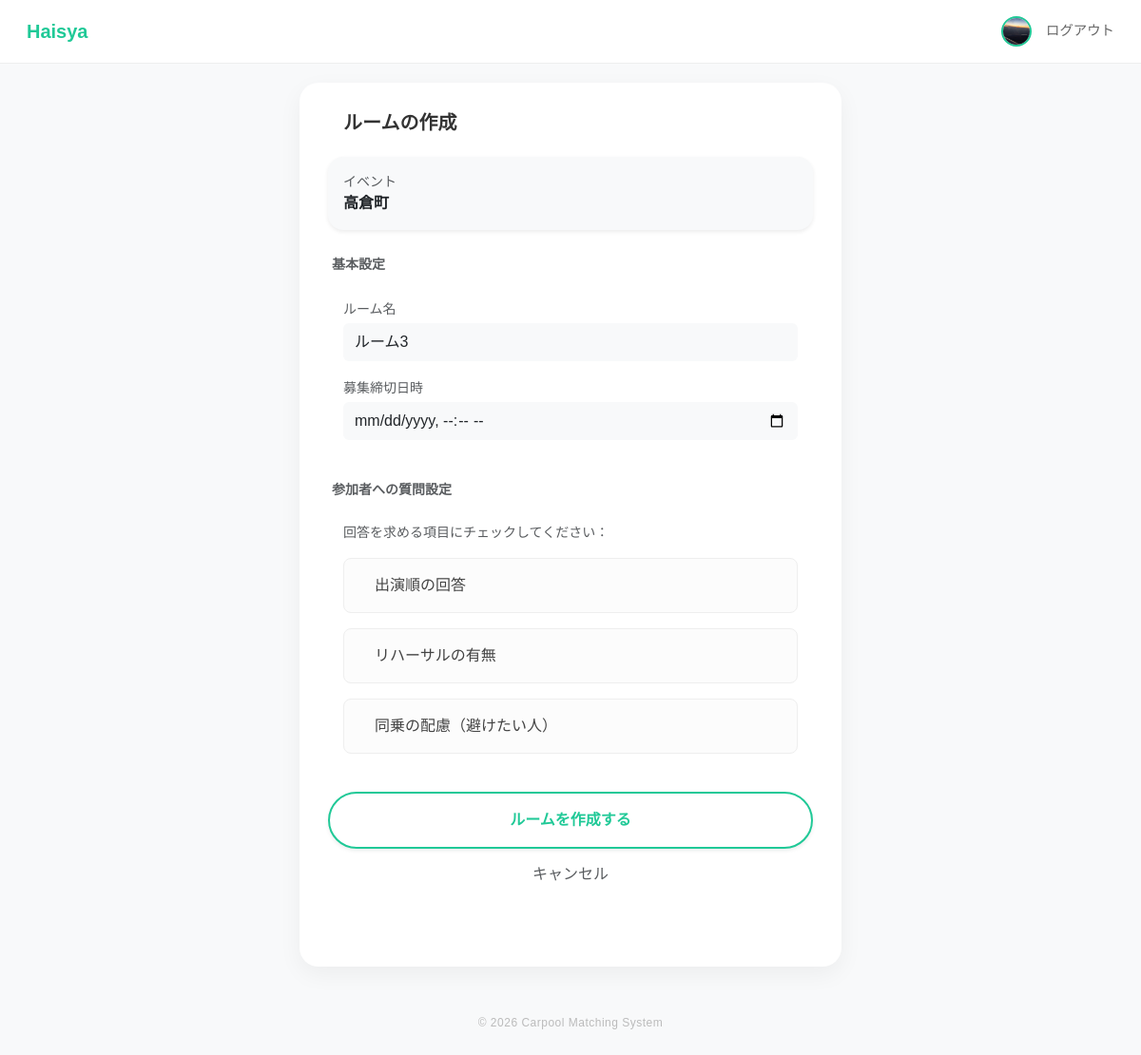
The app's page /rooms/create/6 (signed in), older data.
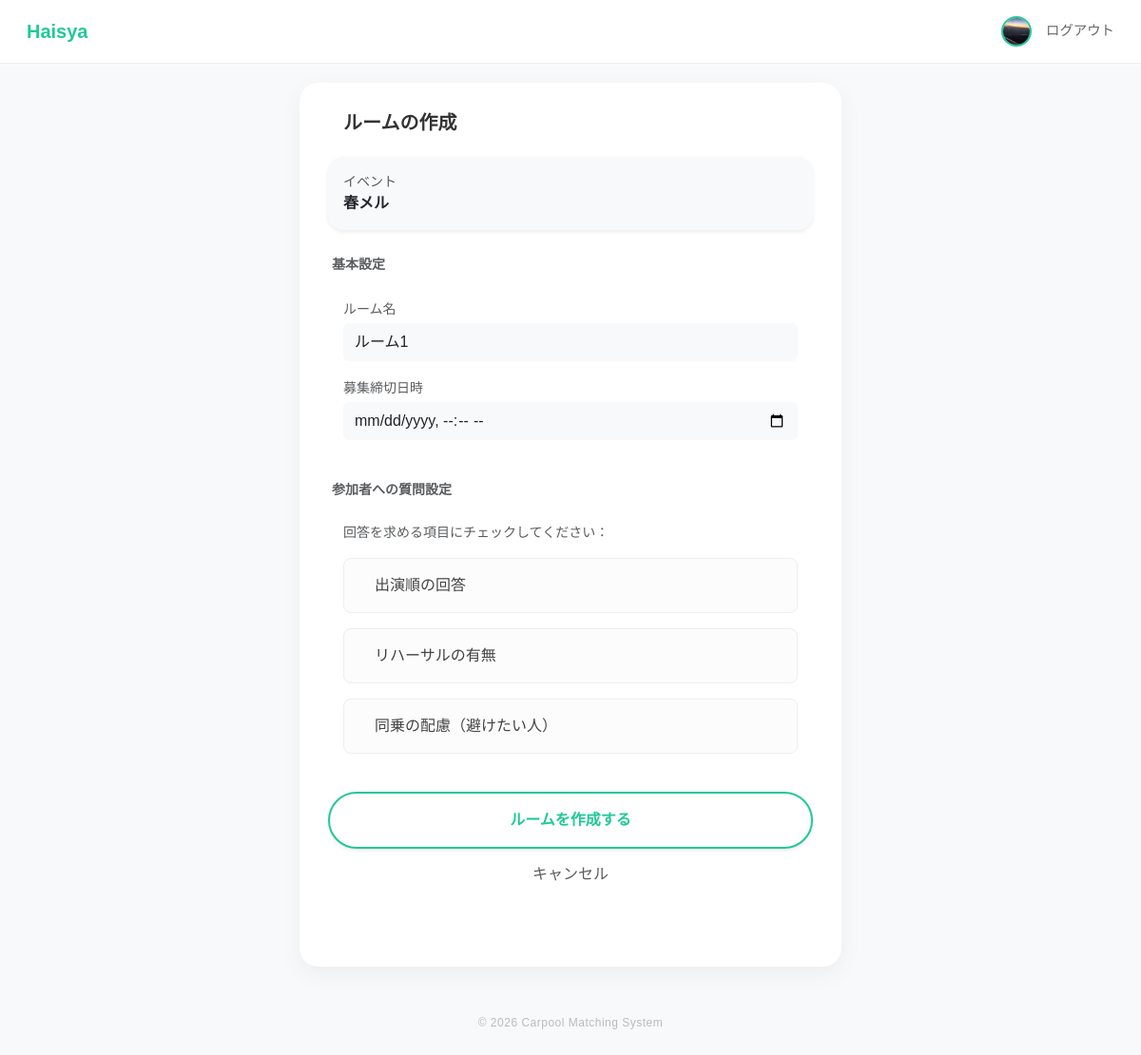
The same page, newer data.
### app/models/event.py (models this page shows, shortened)
class Event(db.Model):
    __tablename__ = 'events'
    id = db.Column(db.Integer, primary_key=True)
    title = db.Column(db.String(100), nullable=False)
    group_id = db.Column(db.Integer, db.ForeignKey('groups.id'), nullable=True)
    location = db.Column(db.String(200))
    start_time = db.Column(db.DateTime, nullable=False)
    end_time = db.Column(db.DateTime)
    join_code = db.Column(db.String(10), unique=True, nullable=False)
    needs_car = db.Column(db.Boolean, default=True)
    created_by = db.Column(db.Integer, db.ForeignKey('users.id'), nullable=False)
    created_at = db.Column(db.DateTime, default=datetime.utcnow)
    creator = db.relationship("User", backref=db.backref("created_events", lazy=True))
    rooms = db.relationship(
        "Room",
        backref="event",
        lazy=True,
        cascade="all, delete-orphan"
    )

### app/rooms/routes.py (the view, shortened to what this page needs)
@rooms_bp.route('/create/<int:event_id>', methods=['GET', 'POST'])
@login_required
def create_room(event_id):
    event = Event.query.get_or_404(event_id)
    current_room_count = Room.query.filter_by(event_id=event_id).count()
    next_room_num = current_room_count + 1
    return render_template('create_room.html', event=event, next_room_num=next_room_num)

### app/models/user.py (called while the page is built)
@login_manager.user_loader
def load_user(user_id):
    return User.query.get(int(user_id))

### app/templates/create_room.html (shortened to what this page needs)
{% extends "layout.html" %}
{% block content %}
<div class="d-flex align-items-center mb-4">
    <h5 class="fw-bold mb-0">ルームの作成</h5>
</div>
<div class="main-card border-0 shadow-sm mb-4 bg-light p-3 rounded-4">
    <div class="small text-muted">イベント</div>
    <div class="fw-bold text-dark">{{ event.title }}</div>
</div>
<form action="{{ url_for('rooms.create_room', event_id=event.id) }}" method="POST">
    <div class="mb-4">
        <label class="form-label small fw-bold text-muted px-1">基本設定</label>
        <div class="main-card shadow-none border-0 bg-white p-3 shadow-sm rounded-4">
            <div class="mb-3">
                <label class="small text-muted mb-1">ルーム名</label>
                <input type="text" name="car_name" class="form-control border-0 bg-light py-2"
                    placeholder="例: ルーム{{ next_room_num }}"
                    value="ルーム{{ next_room_num }}">
            </div>
            <div class="mb-0">
                <label class="small text-muted mb-1">募集締切日時</label>
                <input type="datetime-local" name="deadline" class="form-control border-0 bg-light py-2" required>
            </div>
        </div>
    </div>
    <div class="mb-4">
        <label class="form-label small fw-bold text-muted px-1">参加者への質問設定</label>
        <div class="main-card shadow-none border-0 bg-white p-3 shadow-sm rounded-4">
            <p class="small text-muted mb-3">回答を求める項目にチェックしてください：</p>
            <div class="d-flex flex-column gap-3">
                <div class="custom-option">
                    <label class="btn btn-outline-custom w-100 text-start py-3 px-3 border rounded-3" for="q_schedule">
                        <div class="d-flex align-items-center justify-content-between">
                            <div class="d-flex align-items-center">
                                <span class="fw-medium">出演順の回答</span>
                            </div>
                        </div>
                    </label>
                </div>
                {% set items = [
                    ('q_rehersal', 'リハーサルの有無', 'bi-music-note-beamed'),
                    ('q_avoid', '同乗の配慮（避けたい人）', 'bi-person-x')
                ] %}
                {% for id, label, icon in items %}
                <div class="custom-option">
                    <label class="btn btn-outline-custom w-100 text-start py-3 px-3 border rounded-3 d-flex align-items-center justify-content-between"
                        for="{{ id }}">
                        <div class="d-flex align-items-center">
                            <span class="fw-medium">{{ label }}</span>
                        </div>
                    </label>
                </div>
                {% endfor %}
            </div>
        </div>
    </div>
    <div class="d-grid gap-2 mb-5">
        <button type="submit" class="btn btn-walica py-3 shadow-sm fw-bold rounded-pill">
            ルームを作成する
        </button>
        <a href="{{ url_for('events.event_detail', event_id=event.id) }}"
           class="btn btn-link text-muted text-decoration-none small">キャンセル</a>
    </div>
</form>
{% endblock %}

Row changes from the older to the newer data that the page shows:
changed Event: title "高倉町" → "春メル"
Text that changed along with them:
form field car_name: "ルーム3" → "ルーム1"
